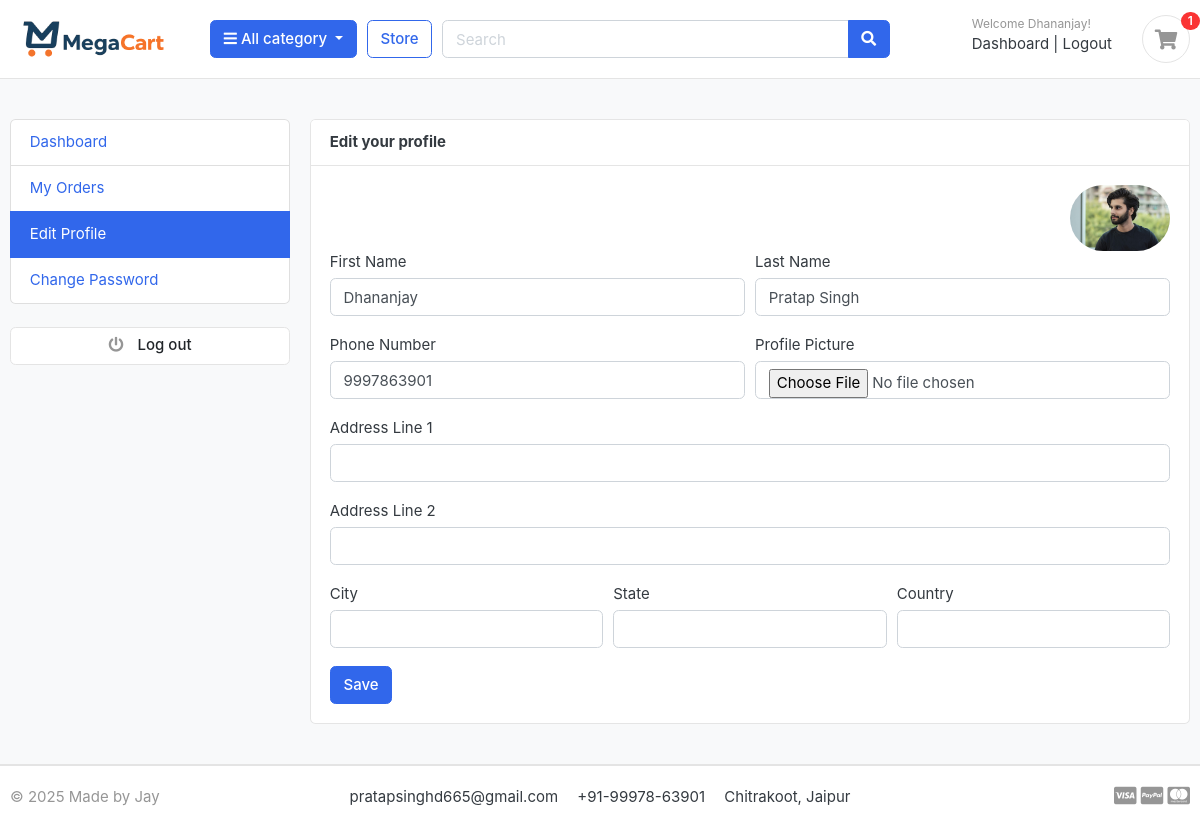
The app's page /accounts/edit_profile/ (signed in) with its own data.
### accounts/models.py (models this page shows, shortened)
class Account(AbstractBaseUser, PermissionsMixin):
    ROLE_CHOICES = (
        ('Customer', 'Customer'),
        ('Seller', 'Seller'),
        ('Admin', 'Admin'),
    )
    role = models.CharField(max_length=10, choices=ROLE_CHOICES, default='Customer')
    first_name = models.CharField(max_length=50)
    last_name = models.CharField(max_length=50)
    username = models.CharField(max_length=50, unique=True)
    email = models.EmailField(max_length=100, unique=True)
    phone_number = models.CharField(max_length=50)
    date_joined = models.DateTimeField(auto_now_add=True)
    last_login = models.DateTimeField(auto_now_add=True)
    is_admin = models.BooleanField(default=False)
    is_staff = models.BooleanField(default=False)
    is_superuser = models.BooleanField(default=False)
    is_active = models.BooleanField(default=True)
    is_superadmin = models.BooleanField(default=False)
    USERNAME_FIELD = 'email'
    REQUIRED_FIELDS = ['username', 'first_name', 'last_name']
    objects = MyAccountManager()

class UserProfile(models.Model):
    user = models.OneToOneField(Account, on_delete=models.CASCADE)
    address_line_1 = models.CharField(blank=True, max_length=100)
    address_line_2 = models.CharField(blank=True, max_length=100)
    profile_picture = models.ImageField(upload_to='userprofile/', blank=True, default='media/default/default-user.png')
    city = models.CharField(blank=True, max_length=20)
    state = models.CharField(blank=True, max_length=20)
    country = models.CharField(blank=True, max_length=20)

### accounts/views.py (the view)
# urls.py: path('edit_profile/', views.edit_profile, name='edit_profile'),
@login_required(login_url='login')
def edit_profile(request):
    userprofile = get_object_or_404(UserProfile, user=request.user)
    if request.method == 'POST':
        user_form = UserForm(request.POST, instance=request.user)
        profile_form = UserProfileForm(request.POST, request.FILES, instance=userprofile)
        if user_form.is_valid() and profile_form.is_valid():
            user_form.save()
            profile_form.save()
            messages.success(request, 'Your profile has been updated.')
            return redirect('edit_profile')
    else:
        user_form = UserForm(instance=request.user)
        profile_form = UserProfileForm(instance=userprofile)
    context = {
        'user_form': user_form,
        'profile_form': profile_form,
        'userprofile': userprofile,
    }
    return render(request, 'accounts/edit_profile.html', context)

### accounts/forms.py
class UserForm(forms.ModelForm):
    class Meta:
        model = Account
        fields = ('first_name', 'last_name', 'phone_number')
    def __init__(self, *args, **kwargs):
        super(UserForm, self).__init__(*args, **kwargs)
        for field in self.fields:
            self.fields[field].widget.attrs['class'] = 'form-control'

class UserProfileForm(forms.ModelForm):
    profile_picture = forms.ImageField(required=False, error_messages = {'invalid':("Image files only")}, widget=forms.FileInput)
    class Meta:
        model = UserProfile
        fields = ('address_line_1', 'address_line_2', 'city', 'state', 'country', 'profile_picture')
    def __init__(self, *args, **kwargs):
        super(UserProfileForm, self).__init__(*args, **kwargs)
        for field in self.fields:
            self.fields[field].widget.attrs['class'] = 'form-control'

### carts/context_processors.py (called while the page is built)
def counter(request):
    cart_count = 0
    if 'admin' in request.path:
        return {}
    else:
        try:
            cart = Cart.objects.filter(cart_id=_cart_id(request))
            if request.user.is_authenticated:
                cart_items = CartItem.objects.all().filter(user=request.user)
            else:
                cart_items = CartItem.objects.all().filter(cart=cart[:1])
            for cart_item in cart_items:
                cart_count += cart_item.quantity
        except Cart.DoesNotExist:
            cart_count = 0
    return dict(cart_count=cart_count)

### carts/views.py (called while the page is built)
def _cart_id(request):
    cart = request.session.session_key
    if not cart:
        cart = request.session.create()
    return cart

### category/context_processors.py (called while the page is built)
def menu_links(request):
    links = Category.objects.all()
    return dict(links=links)

### category/models.py (called while the page is built)
    def get_url(self):
        return reverse('products_by_category', args=[self.slug])

### templates/accounts/edit_profile.html (shortened to what this page needs)
{% extends 'base.html' %}
{% block content %}
<section class="section-conten padding-y bg">
<div class="container">
	<div class="row">
	{% include 'includes/dashboard_sidebar.html' %}
	<main class="col-md-9">
		<article class="card">
		<header class="card-header">
			<strong class="d-inline-block mr-3">Edit your profile</strong>
		</header>
		<div class="card-body">
			<div class="text-right">
				<img src="{{userprofile.profile_picture.url}}" alt="Profile Picture" width="100" style="border-radius:50px;">
			</div>
			<div class="row">
			<div class="col-md-12">
				<form action="{% url 'edit_profile' %}" method="POST" enctype="multipart/form-data">
					<div class="form-row">
						<div class="form-group col-md-6">
							<label>First Name</label>
							{{user_form.first_name}}
						</div>
						<div class="form-group col-md-6">
							<label>Last Name</label>
							{{user_form.last_name}}
						</div>
					</div>
					<div class="form-row">
						<div class="form-group col-md-6">
							<label>Phone Number</label>
							{{user_form.phone_number}}
						</div>
						<div class="form-group col-md-6">
							<label>Profile Picture</label>
							{{profile_form.profile_picture}}
						</div>
					</div>
					<div class="form-group">
						<label>Address Line 1</label>
						{{profile_form.address_line_1}}
					</div>
					<div class="form-group">
						<label>Address Line 2</label>
						{{profile_form.address_line_2}}
					</div>
					<div class="form-row">
						<div class="form-group col-md-4">
							<label>City</label>
							{{profile_form.city}}
						</div>
						<div class="form-group col-md-4">
							<label>State</label>
							{{profile_form.state}}
						</div>
						<div class="form-group col-md-4">
							<label>Country</label>
							{{profile_form.country}}
						</div>
					</div>
					<input type="submit" value="Save" class="btn btn-primary">
				</form>
			</div>
			</div>
		</div>
		</article>
	</main>
</div>
</div>
</section>
{% endblock %}

### templates/includes/navbar.html (shortened to what this page needs)
{% load static %}
<header class="section-header">
<section class="header-main border-bottom">
  <div class="container">
<div class="row align-items-center">
  <div class="col-lg-2 col-md-3 col-6">
    <a href="{% url 'home' %}" class="brand-wrap">
      <img class="logo" src="{% static './images/logo.png' %}">
    </a>
  </div>
  <div class="col-lg col-sm col-md col-6 flex-grow-0">
    <div class="category-wrap dropdown d-inline-block float-right">
      <button type="button" class="btn btn-primary dropdown-toggle" data-toggle="dropdown">
        <i class="fa fa-bars"></i> All category
      </button>
    </div>
  </div>
  <a href="{% url 'store' %}" class="btn btn-outline-primary">Store</a>
  <div class="col-lg  col-md-6 col-sm-12 col">
    <form action="{% url 'search' %}" class="search" method='GET'>
      <div class="input-group w-100">
          <input type="text" class="form-control" style="width:60%;" placeholder="Search" name="keyword">
          <div class="input-group-append">
            <button class="btn btn-primary" type="submit">
              <i class="fa fa-search"></i>
            </button>
          </div>
        </div>
    </form>
  </div>
  <div class="col-lg-3 col-sm-6 col-8 order-2 order-lg-3">
        <div class="d-flex justify-content-end mb-3 mb-lg-0">
          {% if user.id is None %}
          <div class="widget-header">
            <small class="title text-muted">Welcome guest!</small>
            <div>
              <a href="{% url 'login' %}">Sign in</a> <span class="dark-transp"> | </span>
              <a href="{% url 'register' %}"> Register</a>
            </div>
          </div>
          {% else %}
          <div class="widget-header">
            <small class="title text-muted">Welcome {{user.first_name}}!</small>
            <div>
              <a href="{% url 'dashboard' %}">Dashboard</a> <span class="dark-transp"> | </span>
              <a href="{% url 'logout' %}"> Logout</a>
            </div>
          </div>
          {% endif %}
          <a href="{% url 'cart' %}" class="widget-header pl-3 ml-3">
            <div class="icon icon-sm rounded-circle border"><i class="fa fa-shopping-cart"></i></div>
            <span class="badge badge-pill badge-danger notify">{{cart_count}}</span>
          </a>
        </div>
      </div>
</div>
  </div>
</section>
</header>

### MegaCart/static/css/ui.css (style rules this page uses)
html { font-family: "Inter", sans-serif; font-size: 15px; }
.icon-xs, .icon-sm, .icon-md, .icon-lg { display: inline-block; text-align: center; flex-shrink: 0; flex-grow: 0; }
.icon-sm { width: 48px; height: 48px; line-height: 48px !important; font-size: 20px; }
.padding-y { padding-top: 40px; padding-bottom: 40px; }
article:after, .form-group:after { display: block; clear: both; content: ""; }
.bg { background-color: #f8f9fa; }
.header-main { position: relative; padding-top: 1rem; padding-bottom: 1rem; }
.brand-wrap .logo, .navbar-brand .logo { margin-right: 7px; max-height: 42px; display: inline-block; }
.widget-header { display: inline-block; vertical-align: middle; position: relative; }
.widget-header a { color: #343a40; }
.widget-header i { color: #969696; }
.widget-header .title { display: block; }
.widget-header .notify { position: absolute; top: -3px; right: -10px; }
.notify { position: absolute; top: -4px; right: -10px; display: inline-block; padding: 0.25em 0.6em; font-size: 12px; line-height: 1; text-align: center; border-radius: 3rem; color: #fff; background-color: #fa3434; }

### records on screen
Account: first_name "Dhananjay", last_name "Pratap Singh", phone_number "9997863901"
UserProfile: profile_picture (picture)

### other values on screen
{{ cart_count }} "1"
